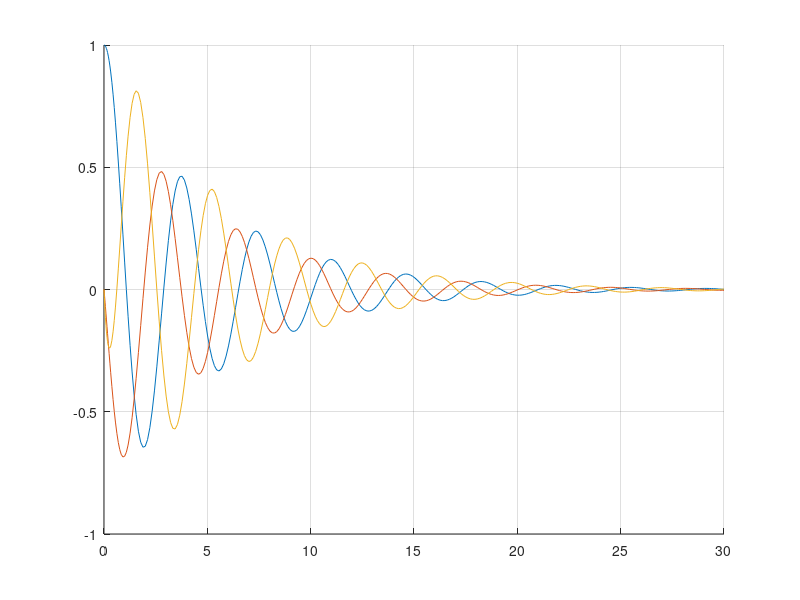

The MATLAB source for this figure: (Note: this script raises an error after producing the figure.)
% variant 17
x10 = 1; x20 = 0; x30 = 0;
t_end = 30;
fun = @(t,x) [2*x(2); -1*x(1) + 0.5*x(3); -2*x(1)-4*x(2)-3*x(3)];
[t,X] = ode45(fun, [0 t_end], [x10, x20, x30]);

A = [0,2,0;-1,0,0.5;-2,-4,-3];
eigenvals = eig(A);
T = t;
figure('color','white');
grid on; hold on;
plot(t,X, '-');
syms t;
% legend("X1 - численный", "X2 - численный", "X3 - численный","X1 - аналитический", "X2 - аналитический", "X3 - аналитический");
